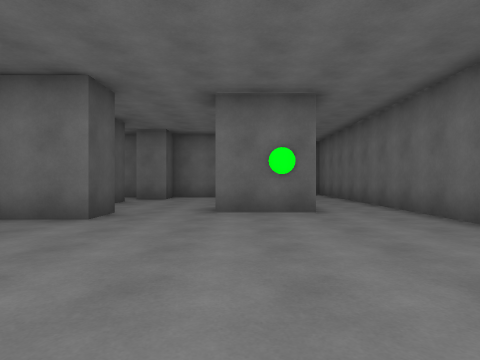
View 1 (above)

24 first-person views from a walk through a scene from a Unity 3-D project. The camera is 1.2 m above the floor, looks level and sees 75° across. The floor is counted in squares, 2 m on a side. Each view is taken from the middle of a square. On the plan, view 1 faces up. The plan holds only what a view shows up to about 9 squares ahead; the rest is blank. The player is left out.

View 2
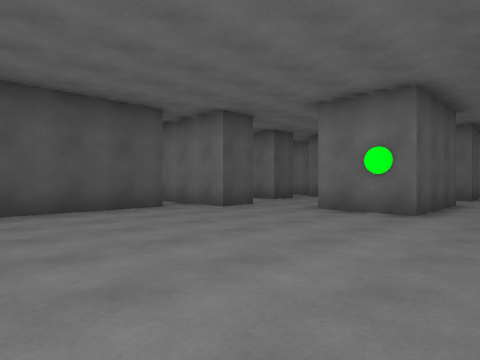

View 3
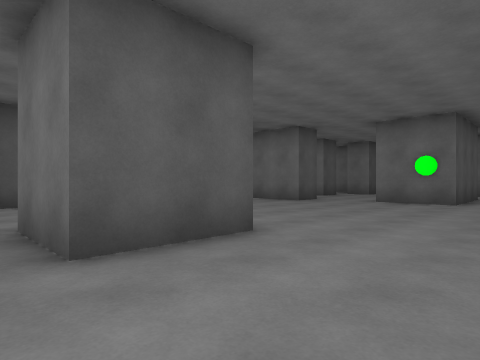

View 4
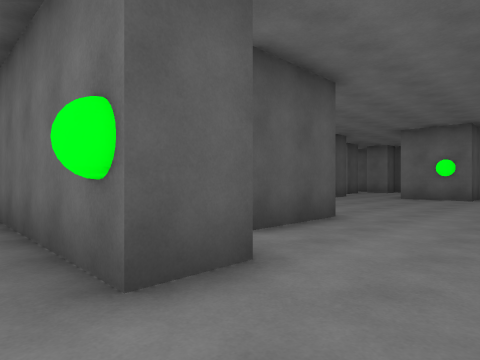

View 5
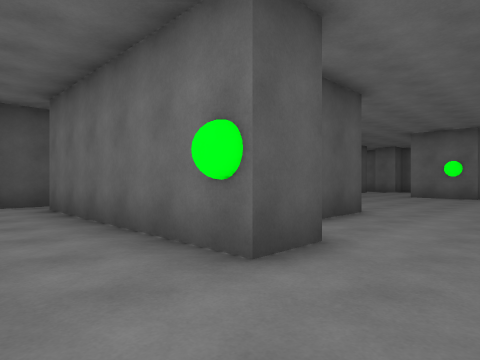

View 6
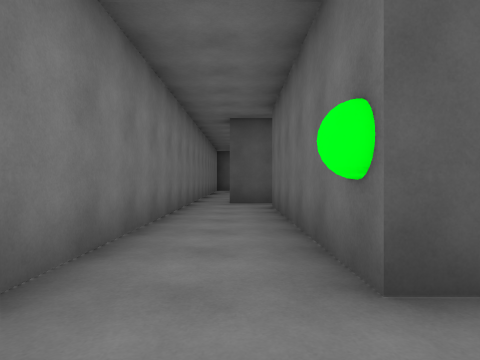

View 7
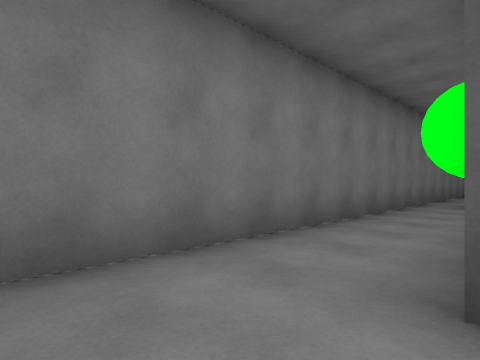

View 8
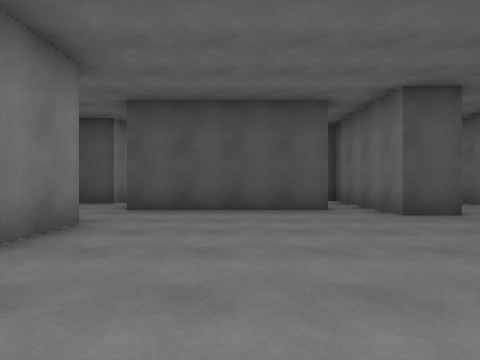

View 9
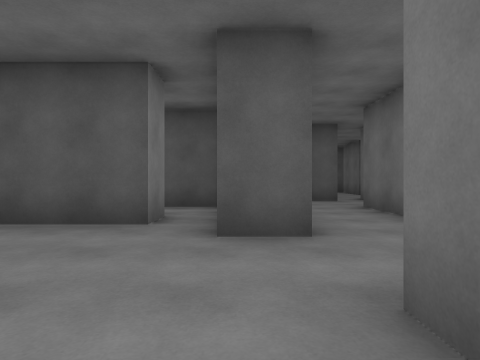

View 10
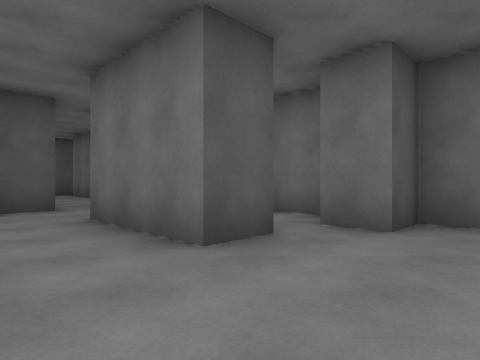

View 11
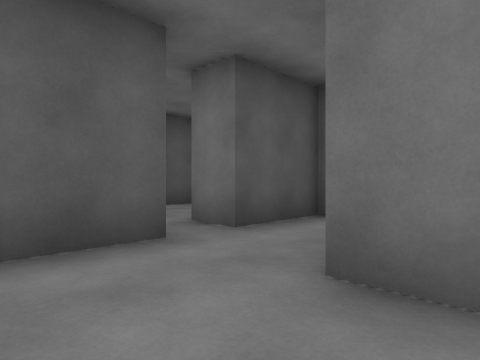

View 12
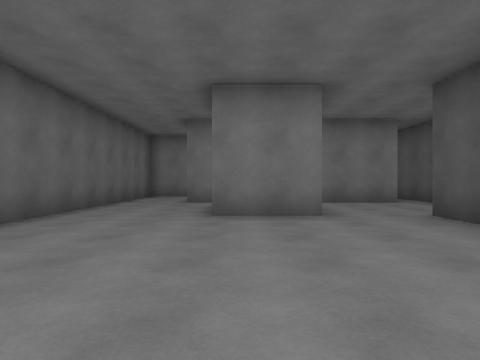

View 13
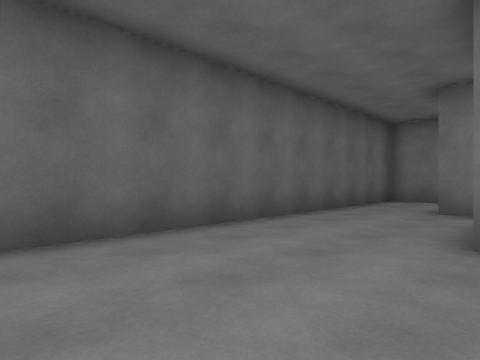

View 14
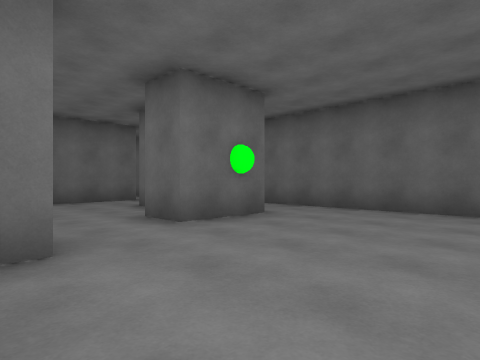

View 15
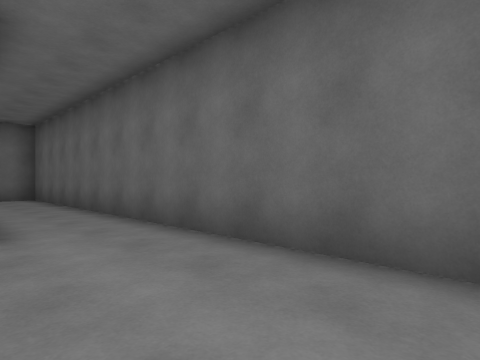

View 16
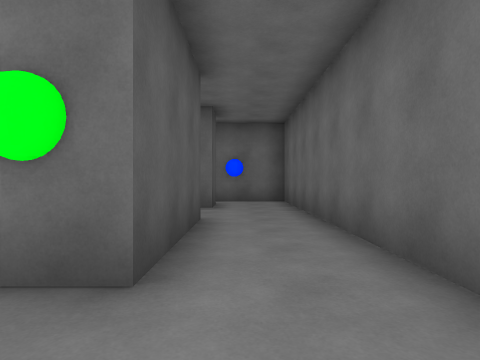

View 17
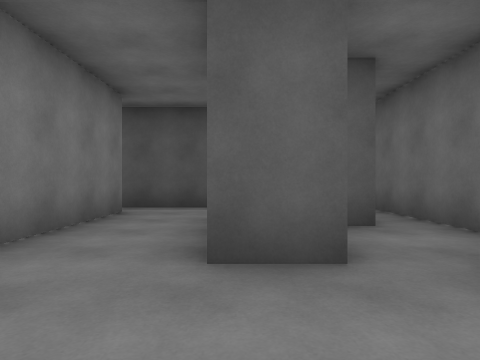

View 18
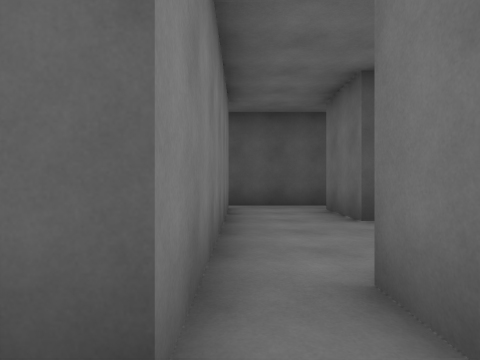

View 19
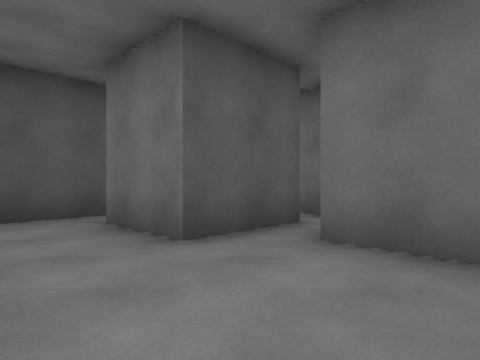

View 20
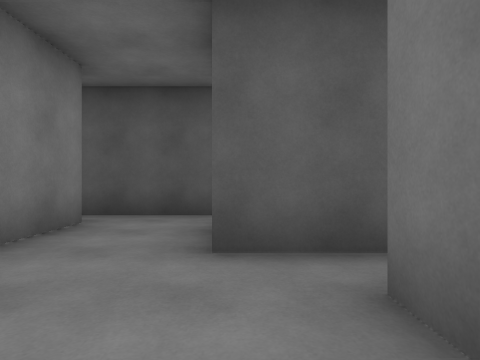

View 21
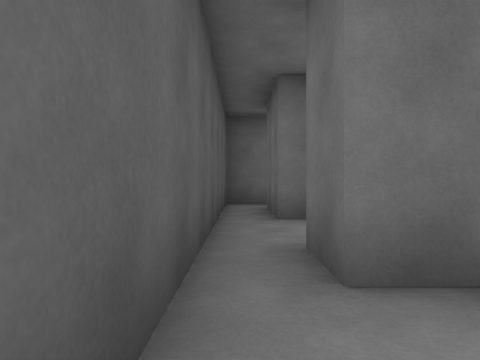

View 22
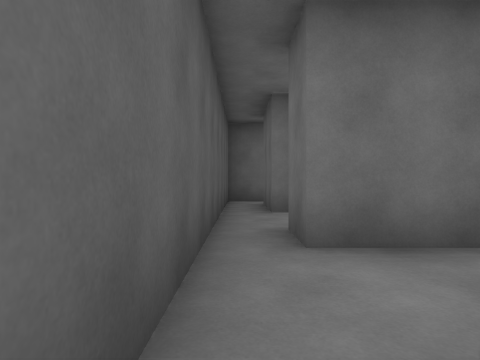

View 23
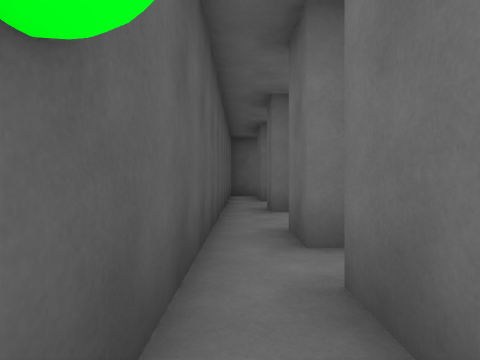

View 24
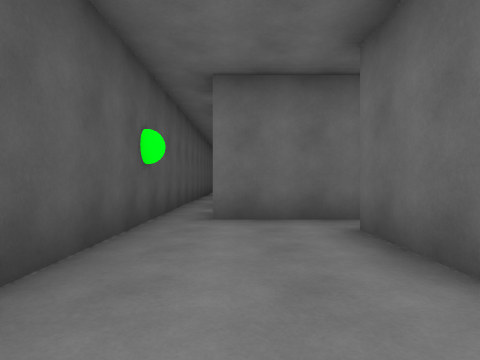

### Floor plan
Points are (right, up) in squares from view 1. A wall is a line through its corners. A room is listed if a view was taken in it or the views show most of it. See-through windows are left out.
Room 1 (views 1, 2, 3, 4, 5, 6, 7, 8, 9, 10, 12, 13, 14, 15, 16)
walls: (-1.4, -0.3) (0.5, -0.3) (0.5, -2.3) (-1.4, -2.3); (0.6, 5.8) (-0.5, 5.8) (-0.5, 6.9); (-4.2, 3.8) (-3.2, 3.8) (-3.2, -0.2); (0.6, -4.3) (-4.1, -4.3); (-2.3, 5.9) (-2.3, 4.8) (-4.5, 4.8); (-5.1, -1.2) (-5.1, -5.2); (-4.2, -3.3) (-2.1, -3.3); (1.4, 8.8) (1.4, 6.4); (-7.5, -6.3) (3.2, -6.3) (3.2, 11.6); (1.4, 11.6) (1.4, 10.8) (0.4, 10.8)
ways out: opening at (-1.5, 5.5) to room 2; opening at (1, 9.5) to room 2; opening at (-4, 4) to room 9; opening at (-5.5, -1); opening at (2.5, 11)
objects: other object (1, -4); other object (1, 6)
Room 2 (views 11, 17, 18)
walls: (-3.2, 8.9) (-3.2, 7.8) (-6.1, 7.8); (0.4, 10.8) (-2.3, 10.8) (-2.3, 9.8) (-3.2, 9.8); (-7, 5.8) (-3.9, 5.8); (-7.9, 7.8) (-7.9, 5.4)
ways out: opening at (-1.5, 5.5) to room 1; opening at (1, 9.5) to room 1; opening at (-8, 8) to room 3; opening at (-7, 9) to room 8; opening at (-3, 9) to room 8
Room 3 (views 19, 20)
walls: (-11.4, 7.8) (-7.9, 7.8); (-9.2, 10.8) (-10.8, 10.8); (-7.9, 8.8) (-8.9, 8.8); (-11.6, 11.9) (-11.6, 9.8)
ways out: opening at (-8, 8) to room 2; opening at (-12.5, 8.5) to room 7; opening at (-11, 11)
Room 4 (view 21)
walls: (-11.9, 6.8) (-13.4, 6.8) (-13.4, 7.8); (-14.3, 7.6) (-14.3, 4.6)
ways out: opening at (-14, 4) to room 5; opening at (-14, 7) to room 7
Room 5 (view 22)
walls: (-13, 3.8) (-13.4, 3.8) (-13.4, 4.8); (-14.3, 4.6) (-14.3, 2.6)
ways out: opening at (-14, 4) to room 4; opening at (-14, 2) to room 6
Room 6 (views 23, 24)
walls: (-11.6, -1.1) (-11.6, 0.8); (-11.1, 1.8) (-13.4, 1.8) (-13.4, 2.8); (-14.3, 2.6) (-14.3, -1.4)
ways out: opening at (-14, 2) to room 5; opening at (-11, 1)
Room 7 (no view inside)
walls: (-13.4, 7.8) (-11.4, 7.8); (-11.6, 9.8) (-13.4, 9.8) (-13.4, 11.8); (-14.3, 11.6) (-14.3, 7.6)
ways out: opening at (-12.5, 8.5) to room 3; opening at (-14, 7) to room 4; opening at (-14, 10.5)
Room 8 (no view inside)
walls: (-5.1, 9.9) (-5.1, 9.4); (-3.8, 10.8) (-7.9, 10.8) (-7.9, 8.8)
ways out: opening at (-7, 9) to room 2; opening at (-3, 9) to room 2
Room 9 (no view inside)
walls: (-4.5, 4.8) (-6, 4.8); (-6, 4.5) (-6, 3.2)
ways out: opening at (-4, 4) to room 1

Where each view was taken, in squares from view 1:
view 1: 0 up, 0 right, facing up
view 2: 0 up, 3 right, facing up-left
view 3: 3 down, 3 right, facing up-left
view 4: 5 down, 3 right, facing up-left
view 5: 6 down, 3 right, facing up-left
view 6: 5 down, 3 right, facing left
view 7: 4 down, 3 right, facing down-left
view 8: 2 up, 3 right, facing left
view 9: 5 up, 1 right, facing left
view 10: 6 up, 1 left, facing up-left
view 11: 6 up, 5 left, facing up-left
view 12: 5 up, 0 right, facing down
view 13: 3 up, 0 right, facing down-right
view 14: 2 up, 3 left, facing up-right
view 15: 2 up, 1 right, facing up-right
view 16: 4 up, 2 right, facing up
view 17: 8 up, 1 left, facing left
view 18: 8 up, 7 left, facing left
view 19: 8 up, 9 left, facing up-left
view 20: 10 up, 9 left, facing left
view 21: 5 up, 14 left, facing up
view 22: 4 up, 14 left, facing up
view 23: 1 up, 14 left, facing up
view 24: 3 down, 13 left, facing up
